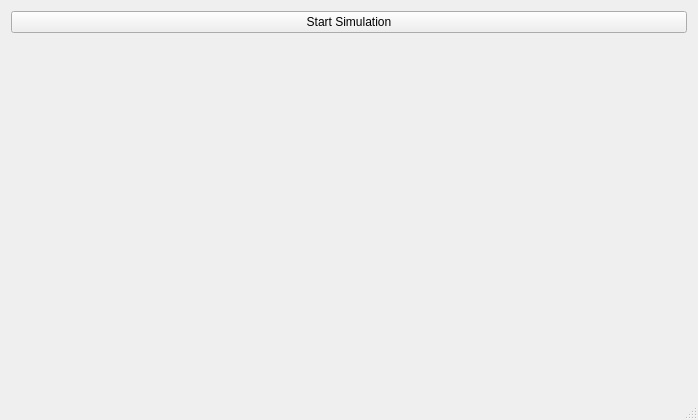
<?xml version="1.0" encoding="UTF-8"?>
<ui version="4.0">
 <class>MainWindow</class>
 <widget class="QMainWindow" name="MainWindow">
  <property name="geometry">
   <rect>
    <x>0</x>
    <y>0</y>
    <width>698</width>
    <height>420</height>
   </rect>
  </property>
  <property name="windowTitle">
   <string>QCustomPlot plot examples</string>
  </property>
  <widget class="QWidget" name="centralWidget">
   <layout class="QVBoxLayout" name="verticalLayout">
    <property name="sizeConstraint">
     <enum>QLayout::SetMinimumSize</enum>
    </property>
    <item>
     <widget class="QPushButton" name="buttonStartSimulation">
      <property name="text">
       <string>Start Simulation</string>
      </property>
     </widget>
    </item>
    <item>
     <widget class="QCustomPlot" name="customPlot" native="true">
      <property name="maximumSize">
       <size>
        <width>250</width>
        <height>16777215</height>
       </size>
      </property>
     </widget>
    </item>
   </layout>
  </widget>
  <widget class="QStatusBar" name="statusBar"/>
 </widget>
 <layoutdefault spacing="6" margin="11"/>
 <customwidgets>
  <customwidget>
   <class>QCustomPlot</class>
   <extends>QWidget</extends>
   <header>../../src/qcustomplot.h</header>
   <container>1</container>
  </customwidget>
 </customwidgets>
 <resources/>
 <connections/>
</ui>
